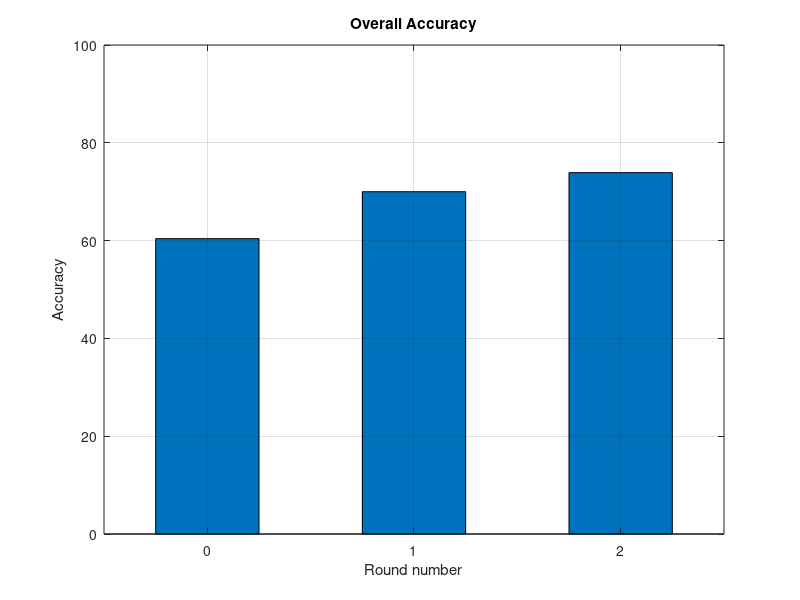

Recreate this plot in MATLAB. (Note: this script raises an error after producing the figure.)
% This code generates graphs for section 3.1.2
% Overall Accuracy
% figure(1);
figure('Renderer', 'painters', 'Position', [5 5 850 600]);
x = [0, 1, 2];
y = [60.40, 70.00, 73.90];
bar(x, y, 0.5);
xlabel('Round number');
ylabel('Accuracy');
ylim([0, 100]);
grid on;
title('Overall Accuracy');
text(0:2,y,strcat(num2str(y'),'%'),'vert','bottom','horiz','center');

% Average of accuracy over all species
% figure(2);
figure('Renderer', 'painters', 'Position', [5 5 850 600]);
y = [67.00, 59.70, 58.70];
bar(x, y, 0.5);
xlabel('Round number');
ylabel('Accuracy');
ylim([0, 100]);
grid on;
title('Average of accuracy over all animals');
text(0:2,y,strcat(num2str(y'),'%'),'vert','bottom','horiz','center');

% Average of accuracy over all wilderbeest and zebra
% figure(3);
figure('Renderer', 'painters', 'Position', [5 5 850 600]);
y = [90.36, 95.11, 95.22];
bar(x, y, 0.5);
xlabel('Round number');
ylabel('Accuracy');
ylim([0, 100]);
grid on;
title('Average of accuracy over wildebeest and zebra');
text(0:2,y,strcat(num2str(y'),'%'),'vert','bottom','horiz','center');

% Average of accuracy over all wilderbeest and zebra
% figure(4);
figure('Renderer', 'painters', 'Position', [5 5 850 600]);
y = [89.29, 90.83, 92.41];
bar(x, y, 0.5);
xlabel('Round number');
ylabel('Accuracy');
ylim([0, 100]);
grid on;
title('Average of accuracy over top 5 species');
text(0:2,y,strcat(num2str(y'),'%'),'vert','bottom','horiz','center');